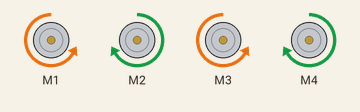
Recording of a sketch running on a simulated Arduino Uno, built with avr-gcc and run on an emulated ATmega328P. Parts: 4 × DC motor (green arrow = forward, orange = backward, longer = faster).

Above: at 0.8 s.
At 2.1 s:
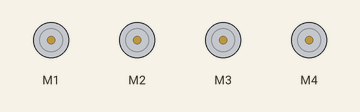
At 6.2 s:
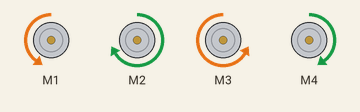
At 9.2 s:
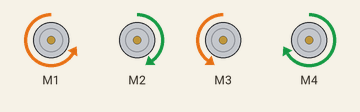
At 12.2 s:
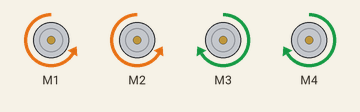
At 17.6 s:
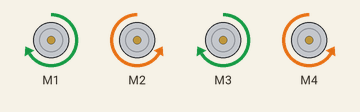
Timing chart, 0 to 18.5 s (numbered marks = the images above):
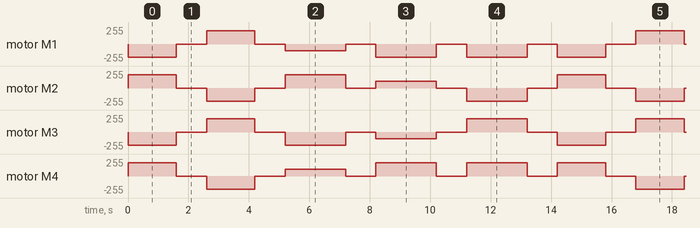

Measured:
- by itself, motor M4: repeats every 14.2 s: stopped 1.0 s, backward 200/255 1.6 s, stopped 1.0 s, forward 100/255 2.0 s, 2 × (stopped 1.0 s, forward 200/255 2.0 s), stopped 1.0 s, forward 200/255 1.6 s
- by itself, motor M1: repeats every 14.2 s: stopped 1.0 s, forward 200/255 1.6 s, stopped 1.0 s, backward 100/255 2.0 s, 2 × (stopped 1.0 s, backward 200/255 2.0 s), stopped 1.0 s, backward 200/255 1.6 s

The sketch:

02.1_Testing_TT_Motor.ino
```cpp
/**********************************************************************
  Product     : Cokoino 4WD Car chassis kit
  Auther      : www.cokoino.com
  Modification: 2024/01/02

           Motor4 ---- Motor3
                  |  |
                  |  |
                  |  |
           Motor1 ---- Motor2


**********************************************************************/

#include <AFMotor.h>
 AF_DCMotor motor1(1);//define motor1
 AF_DCMotor motor2(2);//define motor2
 AF_DCMotor motor3(3);//define motor3
 AF_DCMotor motor4(4);//define motor4

void setup()
{

}

void loop()
{
  motor1.setSpeed(200);//setup the speed of motor1
  motor2.setSpeed(200);//setup the speed of motor2
  motor3.setSpeed(200);//setup the speed of motor3
  motor4.setSpeed(200);//setup the speed of motor4
  //car move forward
  motor1.run(BACKWARD);//motor1 run BACKWARD
  motor2.run(FORWARD); //motor2 run FORWARD
  motor3.run(BACKWARD);//motor3 run BACKWARD
  motor4.run(FORWARD); //motor4 run FORWARD
  delay(1600);
  motor1.run(RELEASE);// motor1 stop run
  motor2.run(RELEASE);// motor2 stop run
  motor3.run(RELEASE);// motor3 stop run
  motor4.run(RELEASE);// motor4 stop run
  delay(1000);
   //car move backward
  motor1.run(FORWARD);// motor1 run FORWARD
  motor2.run(BACKWARD);//motor2 run BACKWARD
  motor3.run(FORWARD);// motor3 run FORWARD
  motor4.run(BACKWARD);//motor4 run BACKWARD
  delay(1600);
  motor1.run(RELEASE);
  motor2.run(RELEASE);
  motor3.run(RELEASE);
  motor4.run(RELEASE);
  delay(1000);
  //car move forward and turn left
  motor1.setSpeed(100);//setup the speed of motor1
  motor2.setSpeed(200);//setup the speed of motor2
  motor3.setSpeed(200);//setup the speed of motor3
  motor4.setSpeed(100);//setup the speed of motor4

  motor1.run(BACKWARD);//motor1 run BACKWARD
  motor2.run(FORWARD); //motor2 run FORWARD
  motor3.run(BACKWARD);//motor3 run BACKWARD
  motor4.run(FORWARD); //motor4 run FORWARD
  delay(2000);
  motor1.run(RELEASE);
  motor2.run(RELEASE);
  motor3.run(RELEASE);
  motor4.run(RELEASE);
  delay(1000);
   //car move forward and turn right
  motor1.setSpeed(200);//setup the speed of motor1
  motor2.setSpeed(100);//setup the speed of motor2
  motor3.setSpeed(100);//setup the speed of motor3
  motor4.setSpeed(200);//setup the speed of motor4

  motor1.run(BACKWARD);//motor1 run BACKWARD
  motor2.run(FORWARD); //motor2 run FORWARD
  motor3.run(BACKWARD);//motor3 run BACKWARD
  motor4.run(FORWARD); //motor4 run FORWARD
  delay(2000);
  motor1.run(RELEASE);
  motor2.run(RELEASE);
  motor3.run(RELEASE);
  motor4.run(RELEASE);
  delay(1000);
   //car move rotation
  motor1.setSpeed(200);//setup the speed of motor1
  motor2.setSpeed(200);//setup the speed of motor2
  motor3.setSpeed(200);//setup the speed of motor3
  motor4.setSpeed(200);//setup the speed of motor4

  motor1.run(BACKWARD); //motor1 run BACKWARD
  motor2.run(BACKWARD); //motor2 run BACKWARD
  motor3.run(FORWARD);  //motor3 run FORWARD
  motor4.run(FORWARD);  //motor4 run FORWARD
  delay(2000);
  motor1.run(RELEASE);
  motor2.run(RELEASE);
  motor3.run(RELEASE);
  motor4.run(RELEASE);
  delay(1000);

}
```
